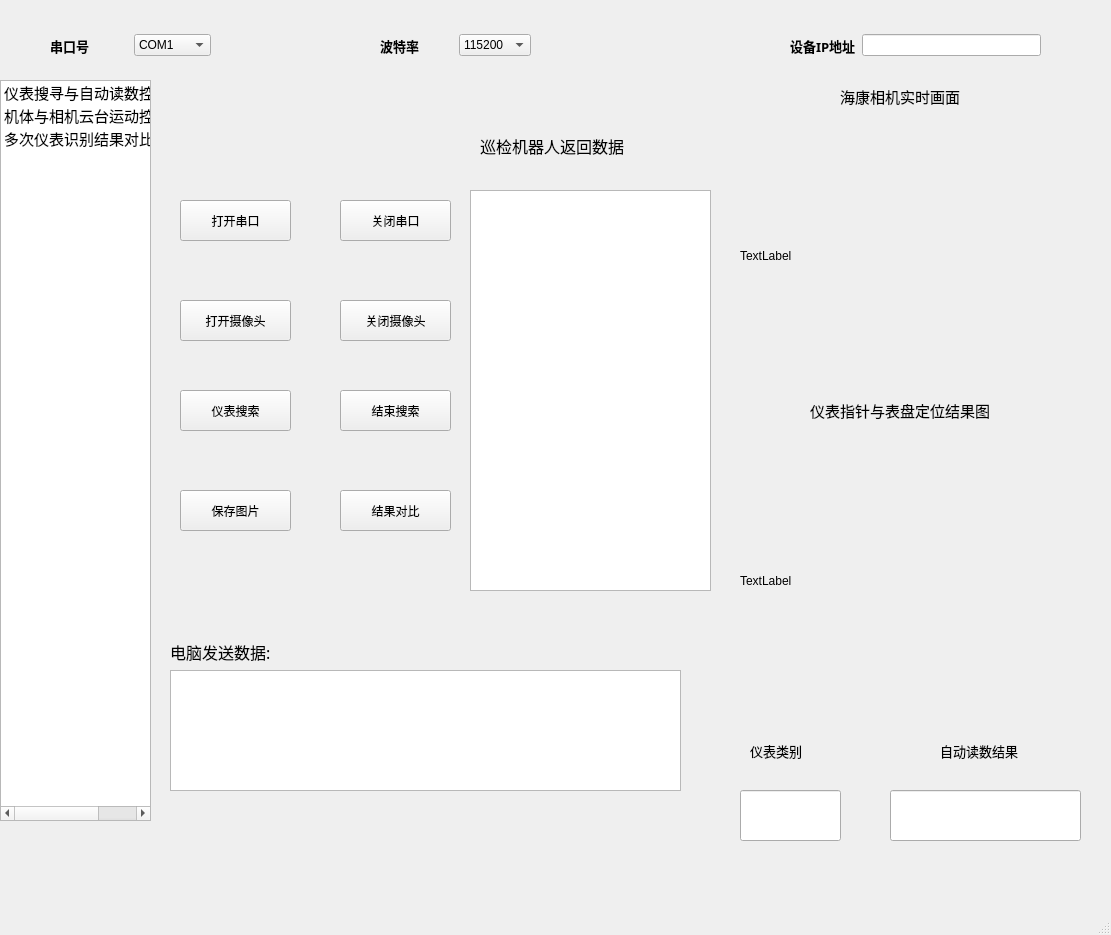
<?xml version="1.0" encoding="UTF-8"?>
<ui version="4.0">
 <class>MainWindow</class>
 <widget class="QMainWindow" name="MainWindow">
  <property name="geometry">
   <rect>
    <x>0</x>
    <y>0</y>
    <width>1111</width>
    <height>935</height>
   </rect>
  </property>
  <property name="windowTitle">
   <string>MainWindow</string>
  </property>
  <widget class="QWidget" name="centralwidget">
   <widget class="QWidget" name="topwidget_nm" native="true">
    <property name="geometry">
     <rect>
      <x>30</x>
      <y>20</y>
      <width>1031</width>
      <height>41</height>
     </rect>
    </property>
    <property name="contextMenuPolicy">
     <enum>Qt::ActionsContextMenu</enum>
    </property>
    <widget class="QWidget" name="layoutWidget">
     <property name="geometry">
      <rect>
       <x>20</x>
       <y>10</y>
       <width>161</width>
       <height>31</height>
      </rect>
     </property>
     <layout class="QHBoxLayout" name="horizontalLayout">
      <item>
       <widget class="QLabel" name="label">
        <property name="font">
         <font>
          <family>阿里巴巴普惠体 B</family>
          <pointsize>10</pointsize>
          <weight>75</weight>
          <bold>true</bold>
         </font>
        </property>
        <property name="text">
         <string>串口号</string>
        </property>
       </widget>
      </item>
      <item>
       <widget class="QComboBox" name="comboBox">
        <item>
         <property name="text">
          <string>COM1</string>
         </property>
        </item>
        <item>
         <property name="text">
          <string>COM2</string>
         </property>
        </item>
        <item>
         <property name="text">
          <string>COM3</string>
         </property>
        </item>
       </widget>
      </item>
     </layout>
    </widget>
    <widget class="QWidget" name="layoutWidget">
     <property name="geometry">
      <rect>
       <x>350</x>
       <y>10</y>
       <width>151</width>
       <height>31</height>
      </rect>
     </property>
     <layout class="QHBoxLayout" name="horizontalLayout_2">
      <item>
       <widget class="QLabel" name="label_2">
        <property name="font">
         <font>
          <family>阿里巴巴普惠体 B</family>
          <pointsize>10</pointsize>
          <weight>75</weight>
          <bold>true</bold>
         </font>
        </property>
        <property name="text">
         <string>波特率</string>
        </property>
       </widget>
      </item>
      <item>
       <widget class="QComboBox" name="comboBox_2">
        <item>
         <property name="text">
          <string>115200</string>
         </property>
        </item>
        <item>
         <property name="text">
          <string>57600</string>
         </property>
        </item>
       </widget>
      </item>
     </layout>
    </widget>
    <widget class="QWidget" name="layoutWidget">
     <property name="geometry">
      <rect>
       <x>760</x>
       <y>10</y>
       <width>251</width>
       <height>31</height>
      </rect>
     </property>
     <layout class="QHBoxLayout" name="horizontalLayout_3">
      <item>
       <widget class="QLabel" name="label_3">
        <property name="font">
         <font>
          <family>阿里巴巴普惠体 B</family>
          <pointsize>10</pointsize>
          <weight>75</weight>
          <bold>true</bold>
         </font>
        </property>
        <property name="text">
         <string>设备IP地址</string>
        </property>
       </widget>
      </item>
      <item>
       <widget class="QLineEdit" name="lineEdit"/>
      </item>
     </layout>
    </widget>
   </widget>
   <widget class="QListWidget" name="listWidget">
    <property name="geometry">
     <rect>
      <x>0</x>
      <y>80</y>
      <width>151</width>
      <height>741</height>
     </rect>
    </property>
    <item>
     <property name="text">
      <string>仪表搜寻与自动读数控制模块</string>
     </property>
     <property name="font">
      <font>
       <family>宋体</family>
       <pointsize>11</pointsize>
       <kerning>true</kerning>
      </font>
     </property>
     <property name="textAlignment">
      <set>AlignLeading|AlignBottom</set>
     </property>
    </item>
    <item>
     <property name="text">
      <string>机体与相机云台运动控制模块</string>
     </property>
     <property name="font">
      <font>
       <family>宋体</family>
       <pointsize>11</pointsize>
      </font>
     </property>
     <property name="textAlignment">
      <set>AlignLeading|AlignTop</set>
     </property>
    </item>
    <item>
     <property name="text">
      <string>多次仪表识别结果对比显示模块</string>
     </property>
     <property name="font">
      <font>
       <family>宋体</family>
       <pointsize>11</pointsize>
      </font>
     </property>
    </item>
   </widget>
   <widget class="QWidget" name="grap_nm" native="true">
    <property name="geometry">
     <rect>
      <x>720</x>
      <y>80</y>
      <width>391</width>
      <height>801</height>
     </rect>
    </property>
    <widget class="QLabel" name="label_4">
     <property name="geometry">
      <rect>
       <x>120</x>
       <y>6</y>
       <width>181</width>
       <height>20</height>
      </rect>
     </property>
     <property name="font">
      <font>
       <family>宋体</family>
       <pointsize>11</pointsize>
      </font>
     </property>
     <property name="text">
      <string>海康相机实时画面</string>
     </property>
    </widget>
    <widget class="QLabel" name="picture_output1">
     <property name="geometry">
      <rect>
       <x>20</x>
       <y>50</y>
       <width>341</width>
       <height>251</height>
      </rect>
     </property>
     <property name="text">
      <string>TextLabel</string>
     </property>
    </widget>
    <widget class="QLabel" name="label_6">
     <property name="geometry">
      <rect>
       <x>90</x>
       <y>320</y>
       <width>241</width>
       <height>21</height>
      </rect>
     </property>
     <property name="font">
      <font>
       <family>宋体</family>
       <pointsize>11</pointsize>
      </font>
     </property>
     <property name="text">
      <string>仪表指针与表盘定位结果图</string>
     </property>
    </widget>
    <widget class="QLabel" name="picture_output2">
     <property name="geometry">
      <rect>
       <x>20</x>
       <y>360</y>
       <width>351</width>
       <height>281</height>
      </rect>
     </property>
     <property name="text">
      <string>TextLabel</string>
     </property>
    </widget>
    <widget class="QLabel" name="label_8">
     <property name="geometry">
      <rect>
       <x>30</x>
       <y>660</y>
       <width>81</width>
       <height>21</height>
      </rect>
     </property>
     <property name="font">
      <font>
       <family>宋体</family>
       <pointsize>10</pointsize>
      </font>
     </property>
     <property name="text">
      <string>仪表类别</string>
     </property>
    </widget>
    <widget class="QLabel" name="label_9">
     <property name="geometry">
      <rect>
       <x>220</x>
       <y>660</y>
       <width>111</width>
       <height>21</height>
      </rect>
     </property>
     <property name="font">
      <font>
       <family>宋体</family>
       <pointsize>10</pointsize>
      </font>
     </property>
     <property name="text">
      <string>自动读数结果</string>
     </property>
    </widget>
    <widget class="QLineEdit" name="type">
     <property name="geometry">
      <rect>
       <x>20</x>
       <y>710</y>
       <width>101</width>
       <height>51</height>
      </rect>
     </property>
    </widget>
    <widget class="QLineEdit" name="lineEdit_3">
     <property name="geometry">
      <rect>
       <x>170</x>
       <y>710</y>
       <width>191</width>
       <height>51</height>
      </rect>
     </property>
    </widget>
   </widget>
   <widget class="QWidget" name="page1" native="true">
    <property name="geometry">
     <rect>
      <x>150</x>
      <y>80</y>
      <width>571</width>
      <height>741</height>
     </rect>
    </property>
    <widget class="QPushButton" name="pushButton_9">
     <property name="geometry">
      <rect>
       <x>30</x>
       <y>120</y>
       <width>111</width>
       <height>41</height>
      </rect>
     </property>
     <property name="text">
      <string>打开串口</string>
     </property>
    </widget>
    <widget class="QPushButton" name="pushButton_10">
     <property name="geometry">
      <rect>
       <x>190</x>
       <y>120</y>
       <width>111</width>
       <height>41</height>
      </rect>
     </property>
     <property name="text">
      <string>关闭串口</string>
     </property>
    </widget>
    <widget class="QPushButton" name="pushButton_11">
     <property name="geometry">
      <rect>
       <x>30</x>
       <y>220</y>
       <width>111</width>
       <height>41</height>
      </rect>
     </property>
     <property name="text">
      <string>打开摄像头</string>
     </property>
    </widget>
    <widget class="QPushButton" name="pushButton_12">
     <property name="geometry">
      <rect>
       <x>190</x>
       <y>220</y>
       <width>111</width>
       <height>41</height>
      </rect>
     </property>
     <property name="text">
      <string>关闭摄像头</string>
     </property>
    </widget>
    <widget class="QPushButton" name="pushButton_13">
     <property name="geometry">
      <rect>
       <x>30</x>
       <y>310</y>
       <width>111</width>
       <height>41</height>
      </rect>
     </property>
     <property name="text">
      <string>仪表搜索</string>
     </property>
    </widget>
    <widget class="QPushButton" name="pushButton_14">
     <property name="geometry">
      <rect>
       <x>190</x>
       <y>310</y>
       <width>111</width>
       <height>41</height>
      </rect>
     </property>
     <property name="text">
      <string>结束搜索</string>
     </property>
    </widget>
    <widget class="QPushButton" name="pushButton_15">
     <property name="geometry">
      <rect>
       <x>30</x>
       <y>410</y>
       <width>111</width>
       <height>41</height>
      </rect>
     </property>
     <property name="text">
      <string>保存图片</string>
     </property>
    </widget>
    <widget class="QPushButton" name="pushButton_16">
     <property name="geometry">
      <rect>
       <x>190</x>
       <y>410</y>
       <width>111</width>
       <height>41</height>
      </rect>
     </property>
     <property name="text">
      <string>结果对比</string>
     </property>
    </widget>
    <widget class="QLabel" name="label_35">
     <property name="geometry">
      <rect>
       <x>330</x>
       <y>50</y>
       <width>201</width>
       <height>31</height>
      </rect>
     </property>
     <property name="font">
      <font>
       <family>宋体</family>
       <pointsize>12</pointsize>
      </font>
     </property>
     <property name="text">
      <string>巡检机器人返回数据</string>
     </property>
    </widget>
    <widget class="QTextEdit" name="robet_data_2">
     <property name="geometry">
      <rect>
       <x>320</x>
       <y>110</y>
       <width>241</width>
       <height>401</height>
      </rect>
     </property>
    </widget>
    <widget class="QWidget" name="layoutWidget_2">
     <property name="geometry">
      <rect>
       <x>20</x>
       <y>560</y>
       <width>511</width>
       <height>151</height>
      </rect>
     </property>
     <layout class="QGridLayout" name="gridLayout_3">
      <item row="0" column="0">
       <widget class="QLabel" name="label_36">
        <property name="font">
         <font>
          <family>宋体</family>
          <pointsize>12</pointsize>
         </font>
        </property>
        <property name="text">
         <string>电脑发送数据:</string>
        </property>
       </widget>
      </item>
      <item row="1" column="0">
       <widget class="QTextEdit" name="cpsend_data_2"/>
      </item>
     </layout>
    </widget>
   </widget>
  </widget>
  <widget class="QMenuBar" name="menubar">
   <property name="geometry">
    <rect>
     <x>0</x>
     <y>0</y>
     <width>1111</width>
     <height>26</height>
    </rect>
   </property>
  </widget>
  <widget class="QStatusBar" name="statusbar"/>
 </widget>
 <resources/>
 <connections/>
</ui>
